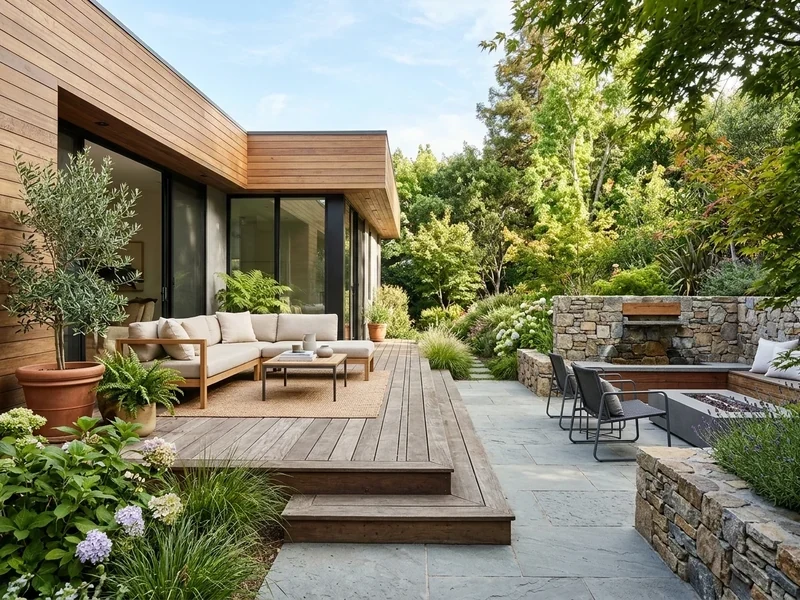
#> input picture assets/images/projects/project-concept-dining-courtyard.webp, 800 x 600 px, found by its file name; its folder holds only this picture in this run
$ python audit_projects_contact_sheet.py
#> lines starting #> are read from the running program, lines starting #| are printed output that depends on the picture
from PIL import Image, ImageDraw, ImageFont
import os

proj_dir = 'assets/images/projects'
files = sorted([f for f in os.listdir(proj_dir) if f.endswith('.webp')])

cols = 4
rows = (len(files) + cols - 1) // cols
cell_w, cell_h = 360, 270
pad = 10
label_h = 40

grid_w = cols * (cell_w + pad) + pad
grid_h = rows * (cell_h + label_h + pad) + pad

grid = Image.new('RGB', (grid_w, grid_h), (245, 245, 245))
#> grid: PIL image 1490x330 RGB; every value is 245
draw = ImageDraw.Draw(grid)

for idx, f in enumerate(files):
    r = idx // cols
    c = idx % cols
    x = pad + c * (cell_w + pad)
    y = pad + r * (cell_h + label_h + pad)

    path = os.path.join(proj_dir, f)
    try:
        im = Image.open(path).convert('RGB')
#> im is the input picture: PIL image 800x600 RGB; mean R, G, B 130.2, 129.5, 103
        im.thumbnail((cell_w, cell_h), Image.Resampling.LANCZOS)
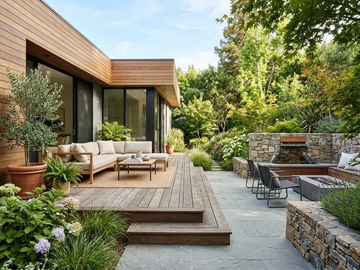
#> im: PIL image 360x270 RGB; mean R, G, B 130.2, 129.5, 103
        # paste centered
        px = x + (cell_w - im.size[0]) // 2
#> px = 10
        py = y + (cell_h - im.size[1]) // 2
#> py = 10
        grid.paste(im, (px, py))
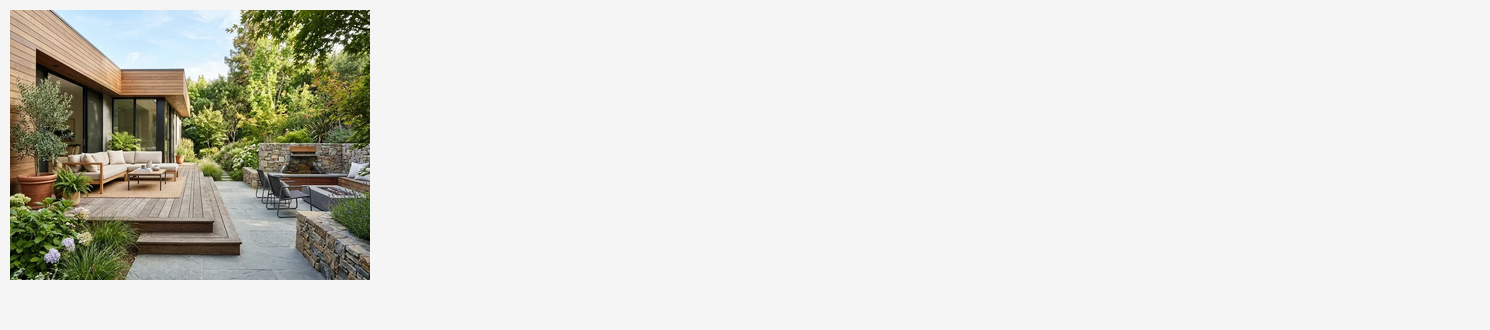
#> grid: PIL image 1490x330 RGB; mean R, G, B 222.3, 222.2, 216.9
    except Exception as e:
        draw.rectangle([x, y, x + cell_w, y + cell_h], fill=(200, 50, 50))

    draw.text((x + 5, y + cell_h + 5), f"{f}\n({im.size[0]}x{im.size[1]})", fill=(20, 20, 20))

grid.save('scratch/audit_projects_imgs.png')
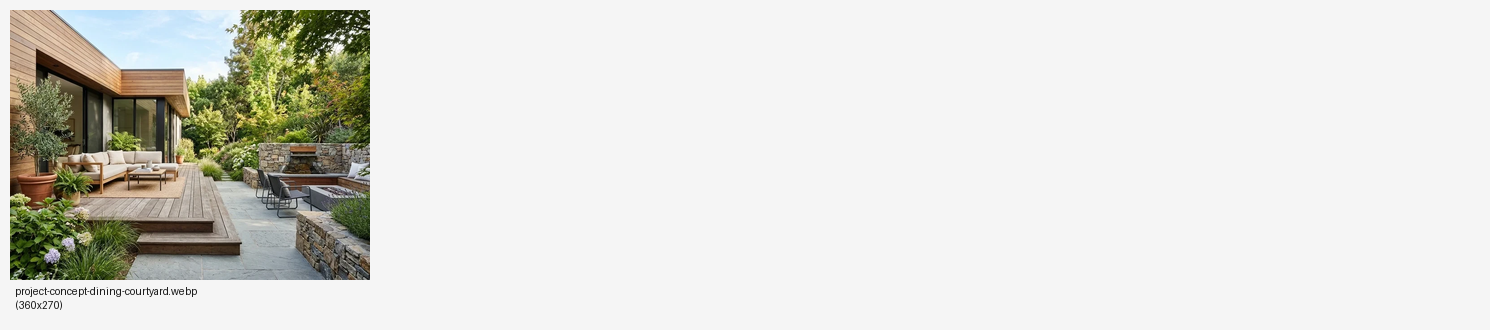
#> saved as audit_projects_imgs.png: PIL image 1490x330 RGB; mean R, G, B 222.1, 221.9, 216.7
print("Saved scratch/audit_projects_imgs.png")

$ run again, on assets/images/projects/project-detail-lighting.webp
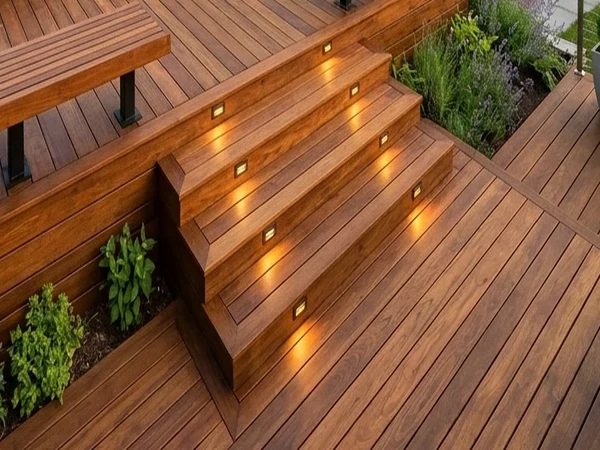
#> input picture assets/images/projects/project-detail-lighting.webp, 600 x 450 px, found by its file name
#> im is the input picture: PIL image 600x450 RGB; mean R, G, B 131.6, 87.5, 55.4
#> im: PIL image 360x270 RGB
#> `grid.paste(im, (px, py))`:
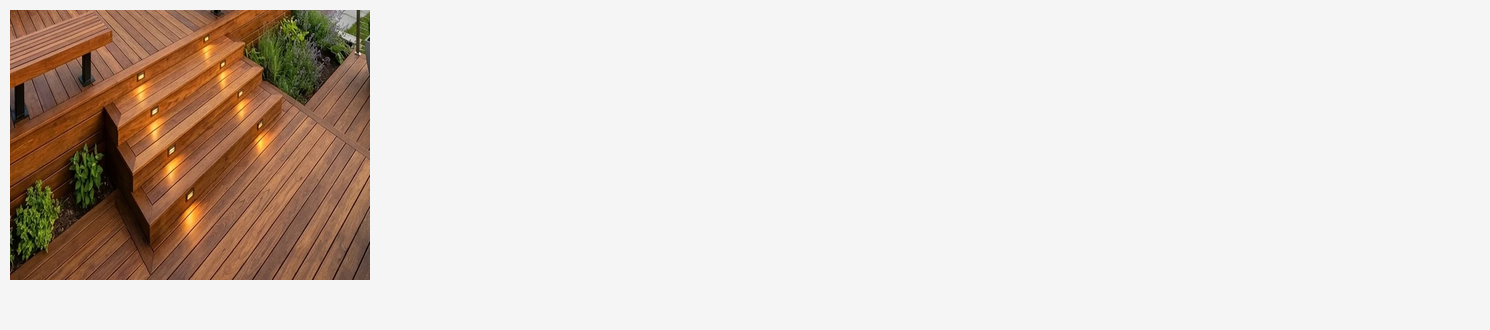
#> grid: PIL image 1490x330 RGB; mean R, G, B 222.6, 213.9, 207.5
#> `grid.save('scratch/audit_projects_imgs.png')`:
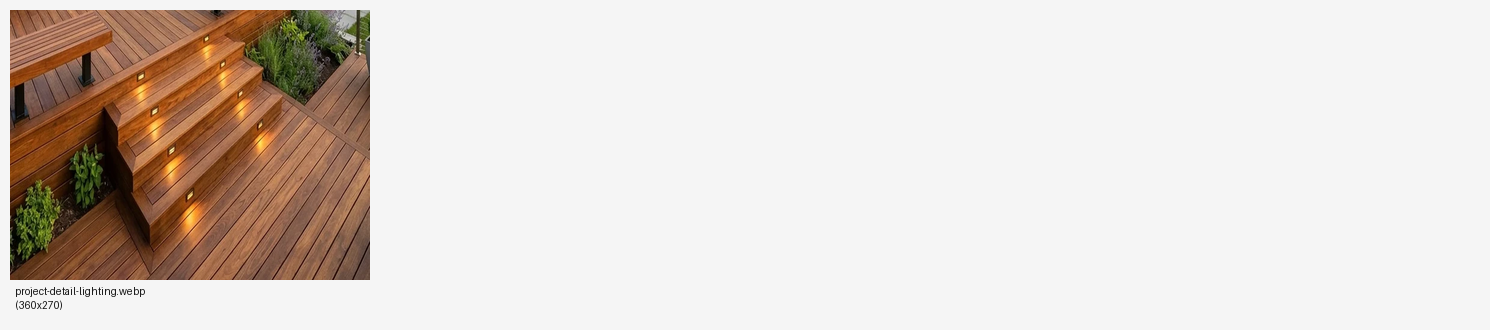
#> saved as audit_projects_imgs.png: PIL image 1490x330 RGB; mean R, G, B 222.4, 213.7, 207.3

$ run again, on assets/images/projects/project-detail-stone.webp
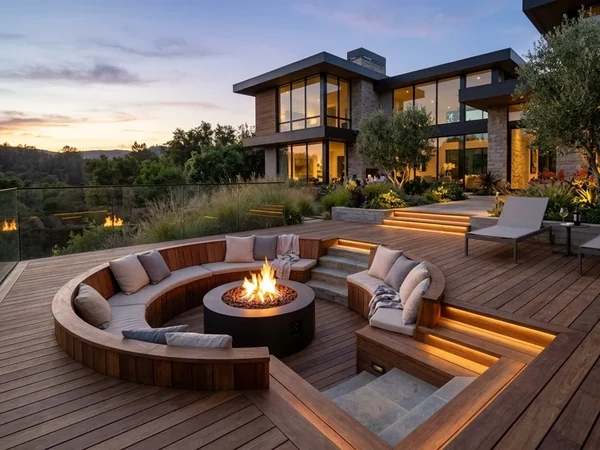
#> input picture assets/images/projects/project-detail-stone.webp, 600 x 450 px, found by its file name
#> im is the input picture: PIL image 600x450 RGB; mean R, G, B 106.5, 93.2, 88.3
#> `im.thumbnail((cell_w, cell_h), Image.Resampling.LANCZOS)`:
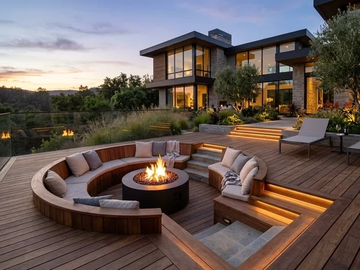
#> im: PIL image 360x270 RGB; mean R, G, B 106.5, 93.2, 88.3
#> `grid.save('scratch/audit_projects_imgs.png')`:
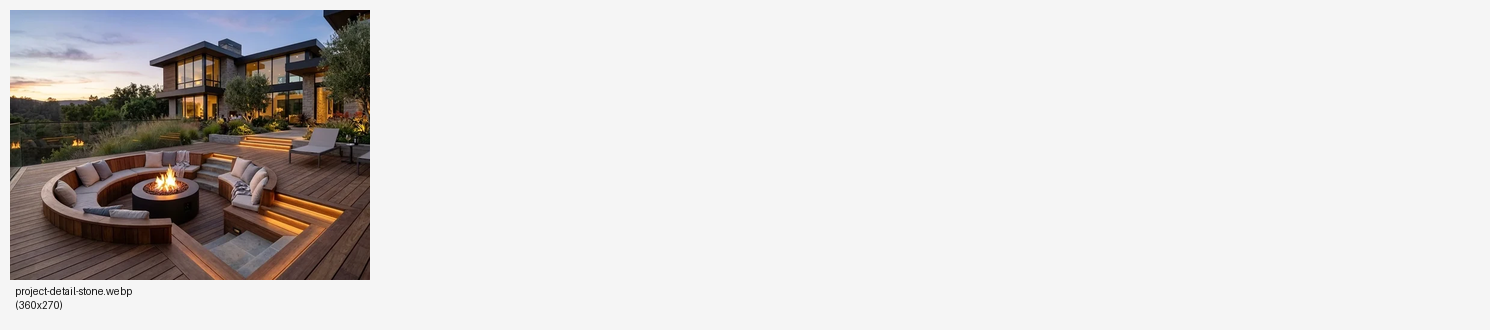
#> saved as audit_projects_imgs.png: PIL image 1490x330 RGB; mean R, G, B 217.4, 214.8, 213.9

$ run again, on assets/images/projects/project-detail-structure.webp
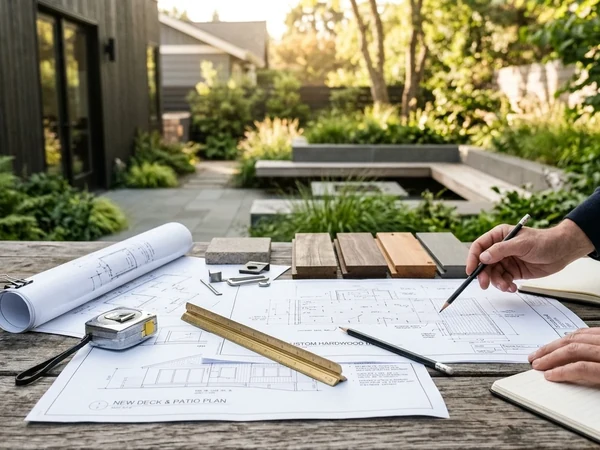
#> input picture assets/images/projects/project-detail-structure.webp, 600 x 450 px, found by its file name
#> im is the input picture: PIL image 600x450 RGB; mean R, G, B 151.8, 148.4, 127.3
#> `im.thumbnail((cell_w, cell_h), Image.Resampling.LANCZOS)`:
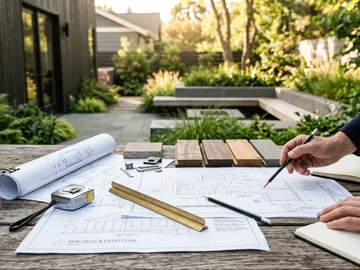
#> im: PIL image 360x270 RGB; mean R, G, B 151.8, 148.4, 127.4
#> `grid.save('scratch/audit_projects_imgs.png')`:
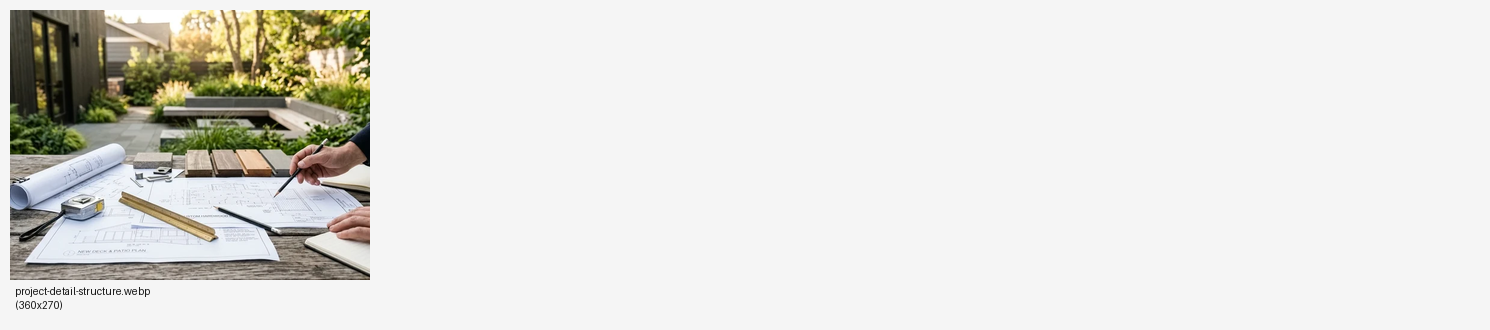
#> saved as audit_projects_imgs.png: PIL image 1490x330 RGB; mean R, G, B 226.4, 225.7, 221.6

$ run again, on assets/images/projects/project-concept-garden-pergola.webp
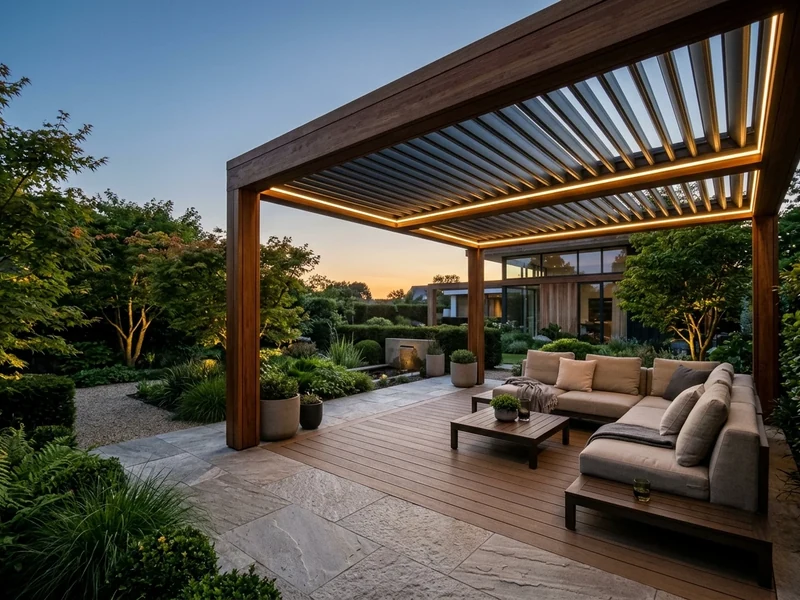
#> input picture assets/images/projects/project-concept-garden-pergola.webp, 800 x 600 px, found by its file name
#> im is the input picture: PIL image 800x600 RGB; mean R, G, B 84.2, 82.5, 75.3
#> `im.thumbnail((cell_w, cell_h), Image.Resampling.LANCZOS)`:
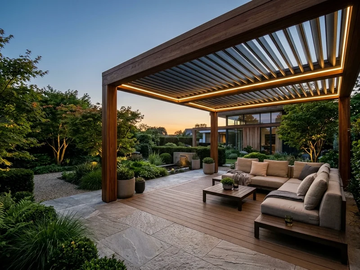
#> im: PIL image 360x270 RGB; mean R, G, B 84.3, 82.5, 75.3
#> `grid.save('scratch/audit_projects_imgs.png')`:
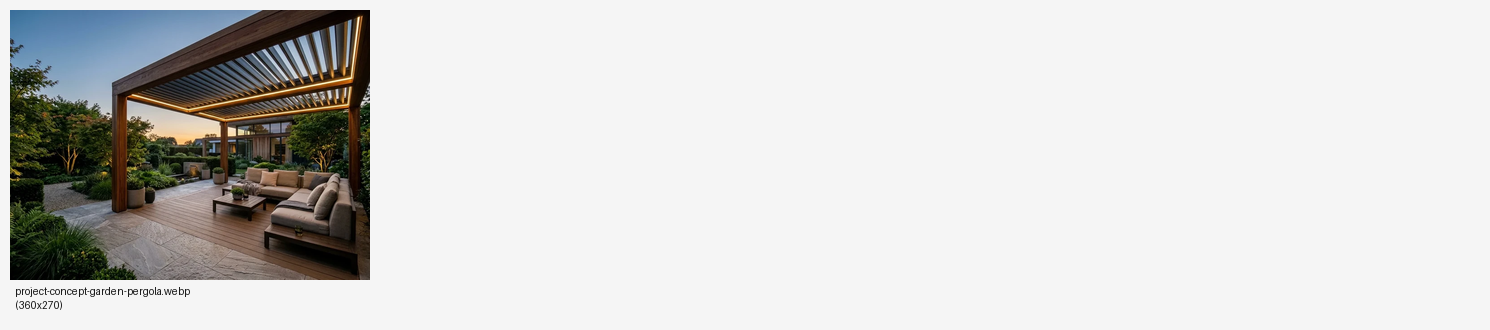
#> saved as audit_projects_imgs.png: PIL image 1490x330 RGB; mean R, G, B 213, 212.6, 211.2
